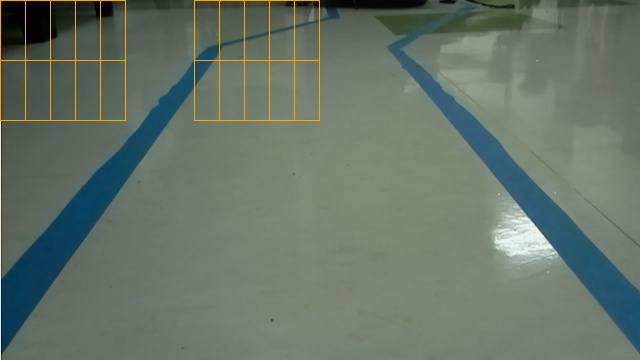
#> input picture research/ESEColorDetection/Data/image_lines241120_145619.jpg, 640 x 360 px
$ python -i my_hand_coded_lane_follower.py   (imports and definitions only)   (older library calls are emulated)
#> lines starting #> are read from the running program, lines starting #| are printed output that depends on the picture; after the words box and inside, x2 and y2 are one past the last pixel; in counts of white or black regions, pixels touching at a corner belong together
#> further down, picture is the input picture: shape (360, 640, 3); mean B, G, R 103.7, 116.6, 102.7
import cv2
import numpy as np
import logging
import math
import datetime
import sys

_SHOW_IMAGE = False


class MyHandCodedLaneFollower(object):

    def __init__(self, car=None):
        logging.info('Creating a HandCodedLaneFollower...')
        self.car = car
        self.curr_steering_angle = 90

    def follow_lane(self, frame):
        # Main entry point of the lane follower
        #show_image("orig", frame)

        frame_lanes, new_steering_angle = pipeline_lane_detector(frame, self.curr_steering_angle)
        self.curr_steering_angle = new_steering_angle

        #cv2.imshow('lanes tracking', frame_lanes)

        if self.car is not None:
            self.car.front_wheels.turn(self.curr_steering_angle)
            #self.car.back_wheels.speed = 0

        return frame_lanes

############################
# Frame processing steps
############################
def draw_patches(img,patch_):
    cv2.line(img,(patch_['x'][0],patch_['y'][0]),(patch_['x'][1],patch_['y'][0]),(0,165,255),1)
    cv2.line(img,(patch_['x'][0],patch_['y'][1]),(patch_['x'][1],patch_['y'][1]),(0,165,255),1)
    cv2.line(img,(patch_['x'][0],patch_['y'][0]),(patch_['x'][0],patch_['y'][1]),(0,165,255),1)
    cv2.line(img,(patch_['x'][1],patch_['y'][0]),(patch_['x'][1],patch_['y'][1]),(0,165,255),1)
    return img

def get_centroids_from_patches(list_lines,patch_):
    centroids = {'bottom': np.zeros((1,2)),'top': np.zeros((1,2))}
    velocity = (None,None)

    for line in list_lines:
        x1,y1,x2,y2 = line[0]
        if x1>=patch_['x'][0] and x1<=patch_['x'][1] and y1<=patch_['y'][0] and y1>=patch_['y'][1]:
            if x2>=patch_['x'][0] and x2<=patch_['x'][1] and y2<=patch_['y'][0] and y2>=patch_['y'][1]:
                centroids['bottom'] = np.vstack((centroids['bottom'],np.array([x1,y1])))
                centroids['top'] = np.vstack((centroids['top'],np.array([x2,y2])))

    centroids['bottom'] = centroids['bottom'][1:,:]
    centroids['top'] = centroids['top'][1:,:]

    if len(centroids['bottom'])>0:
        for arrow_side in ['bottom','top']:
                centroids[arrow_side] = np.mean(centroids[arrow_side],axis=0)

        if centroids['bottom'][1] <= centroids['top'][1]:
            velocity = (centroids['bottom'][0]-centroids['top'][0], centroids['bottom'][1]-centroids['top'][1])
        else:
            velocity = (centroids['top'][0]-centroids['bottom'][0], centroids['top'][1]-centroids['bottom'][1])

        for arrow_side in ['bottom','top']:
            centroids[arrow_side] = [int(np.round(a)) for a in centroids[arrow_side]]

        empty_bool = False

    else:
        empty_bool = True

    return centroids, velocity, empty_bool

def stabilize_steering_angle(curr_steering_angle, last_steering_angle=None, alpha=0.2):
    if last_steering_angle is None:
        return int(curr_steering_angle)
    else:
        if 135-last_steering_angle<=5 and curr_steering_angle>= last_steering_angle:
            return np.clip(int(alpha * curr_steering_angle + (1.-alpha) * last_steering_angle),last_steering_angle-1,last_steering_angle+1)
        elif last_steering_angle-55<=5 and curr_steering_angle<= last_steering_angle:
            return np.clip(int(alpha * curr_steering_angle + (1.-alpha) * last_steering_angle),last_steering_angle-1,last_steering_angle+1)
        else:
            return np.clip(int(alpha * curr_steering_angle + (1.-alpha) * last_steering_angle),last_steering_angle-3,last_steering_angle+3)

def pipeline_lane_detector(frame_, past_steering_angle=None):

    row_threshold = 120

    img_rgb = cv2.cvtColor(frame_, cv2.COLOR_BGR2RGB)
    img_top_half_bgr = frame_[:-row_threshold,:]
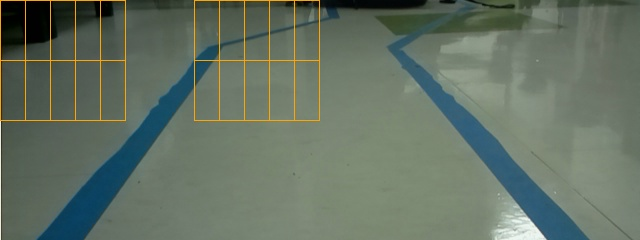
#> img_top_half_bgr: shape (240, 640, 3); mean B, G, R 99.8, 113.6, 100.5

    img_hsv = cv2.cvtColor(img_rgb, cv2.COLOR_RGB2HSV)
#> img_hsv: shape (360, 640, 3); mean H, S, V 57.7, 52, 119.2

    img_bottom_half_bgr = cv2.cvtColor(img_rgb[-row_threshold:,:], cv2.COLOR_RGB2BGR)
    img_crop_hsv = img_hsv[-row_threshold:,:]
#> img_crop_hsv: shape (120, 640, 3); mean H, S, V 58.8, 48.1, 125

    bound = (np.array([0, 0, 0]), np.array([255, 255, 50]))

    mask = cv2.inRange(img_crop_hsv, bound[0], bound[1])
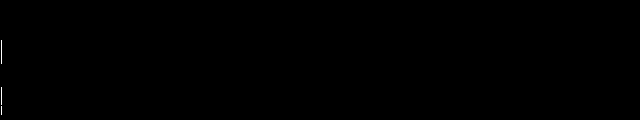
#> mask: shape (120, 640); 0.07% white in thin lines or dots, all inside (x1, y1, x2, y2) = (1, 40, 2, 115)

    #mask_blurred = cv2.blur(mask,(5,5))

    mask_edges = cv2.Canny(mask, 200, 400)
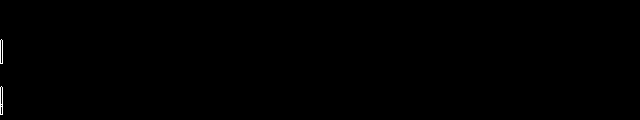
#> mask_edges: shape (120, 640); 0.14% white in thin lines or dots, all inside (x1, y1, x2, y2) = (0, 39, 3, 115)

    minLineLength = 12
    maxLineGap = 3
    min_threshold = 5
    lines = cv2.HoughLinesP(mask_edges,1,np.pi/180,min_threshold,minLineLength,maxLineGap)
#> lines = [[0, 63, 0, 40], [0, 114, 0, 87], [2, 114, 2, 87], [2, 63, 2, 40]]
    list_patch = [{'x': (0,25),'y': (120,100)}, {'x': (25,50),'y': (120,100)}, {'x': (50,75),'y': (120,100)},{'x': (75,100),'y': (120,100)}, {'x': (100,125),'y': (120,100)}]
    list_patch += [{'x': (194,219),'y': (120,100)},{'x': (219,244),'y': (120,100)}, {'x': (244,269),'y': (120,100)}, {'x': (269,294),'y': (120,100)},{'x': (294,319),'y': (120,100)}]

    list_patch += [{'x': (0,25),'y': (100,75)}, {'x': (25,50),'y': (100,75)}, {'x': (50,75),'y': (100,75)},{'x': (75,100),'y': (100,75)}, {'x': (100,125),'y': (100,75)}]
    list_patch += [{'x': (194,219),'y': (100,75)},{'x': (219,244),'y': (100,75)}, {'x': (244,269),'y': (100,75)}, {'x': (269,294),'y': (100,75)},{'x': (294,319),'y': (100,75)}]

    list_patch += [{'x': (0,25),'y': (75,50)}, {'x': (25,50),'y': (75,50)}, {'x': (50,75),'y': (75,50)},{'x': (75,100),'y': (75,50)}, {'x': (100,125),'y': (75,50)}]
    list_patch += [{'x': (194,219),'y': (75,50)},{'x': (219,244),'y': (75,50)}, {'x': (244,269),'y': (75,50)}, {'x': (269,294),'y': (75,50)},{'x': (294,319),'y': (75,50)}]

    list_patch += [{'x': (75,100),'y': (50,25)}, {'x': (100,125),'y': (50,25)}]
    list_patch += [{'x': (194,219),'y': (50,25)},{'x': (219,244),'y': (50,25)}]

    list_patch += [{'x': (100,125),'y': (25,0)}]
    list_patch += [{'x': (194,219),'y': (25,0)}]

    for patch in list_patch:
        img_bottom_half_bgr = draw_patches(img_bottom_half_bgr, patch)
#> this loop made 36 passes
#> pass 1, in pipeline_lane_detector, `img_bottom_half_bgr = draw_patches(img_bottom_half_bgr, patch)`:
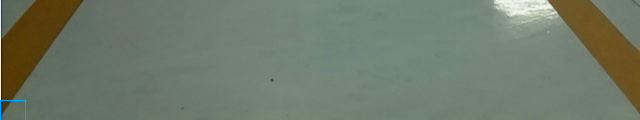
#> img_bottom_half_bgr: shape (120, 640, 3); mean R, G, B 111.3, 122.5, 107.1
#> pass 3, in pipeline_lane_detector, `img_bottom_half_bgr = draw_patches(img_bottom_half_bgr, patch)`:
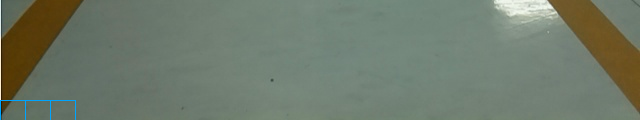
#> img_bottom_half_bgr: shape (120, 640, 3); mean R, G, B 111.2, 122.5, 107.2
#> after the loop:
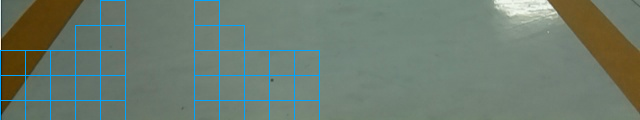
#> img_bottom_half_bgr: shape (120, 640, 3); 2.35% of pixels changed, all inside (x1, y1, x2, y2) = (0, 0, 320, 120)

    if lines is None:
        return frame_, past_steering_angle
    else:
        X_left=np.zeros((1,2))
        X_right=np.zeros((1,2))
        n_right_side_right_dir = 0
        n_right_side_left_dir = 0
        n_left_side_right_dir = 0
        n_left_side_left_dir = 0
        for patch in list_patch:
            centroids, velocity, empty_bool = get_centroids_from_patches(lines, patch)
            if not empty_bool:
                if velocity[1] < -0.25 and centroids['bottom'][0]>160: #velocity[0] < -0.25 and
                    X_right = np.vstack((X_right, centroids['bottom']))
                    n_right_side_left_dir += int(velocity[0] < -0.25)
                    n_right_side_right_dir += int(velocity[0] >= -0.25)
                elif velocity[1] < -0.25 and centroids['bottom'][0]<160: #velocity[0] > 0.25 and
                    X_left = np.vstack((X_left, centroids['bottom']))
                    n_left_side_left_dir += int(velocity[0] < -0.25)
                    n_left_side_right_dir += int(velocity[0] >= -0.25)
#> after the loop, n_left_side_left_dir = 0; n_left_side_right_dir = 0; n_right_side_left_dir = 0; n_right_side_right_dir = 0

        if n_right_side_right_dir>=n_right_side_left_dir:
            right_side_dir = ('right', n_right_side_right_dir)
#> right_side_dir = ('right', 0)
        else:
            right_side_dir = ('left', n_right_side_left_dir)

        if n_left_side_right_dir>=n_left_side_left_dir:
            left_side_dir = ('right', n_left_side_right_dir)
#> left_side_dir = ('right', 0)
        else:
            left_side_dir = ('left', n_left_side_left_dir)

        if right_side_dir[0] == 'right' and left_side_dir[0] == 'right':
            X_right=np.zeros((1,2))

        if right_side_dir[0] == 'left' and left_side_dir[0] == 'left':
            X_left=np.zeros((1,2))

        X_left = X_left[1:,:]
        X_right = X_right[1:,:]

        if len(X_right)>1:
            right_lane = np.polyfit(X_right[:,0],X_right[:,1],1,w=X_right[:,1])
            y1 = right_lane[0] * 219 + right_lane[1]
            y2 = right_lane[0] * 319 + right_lane[1]
            cv2.line(img_bottom_half_bgr,(219,int(y1)),(319,int(y2)),(150,50,240),5) #150,50,255

            x_start_right = int((25 - right_lane[1])/(right_lane[0]+0.001))
        if len(X_left)>1:

            left_lane = np.polyfit(X_left[:,0],X_left[:,1],1,w=X_left[:,1])
            y1 = left_lane[0] * 0 + left_lane[1]
            y2 = left_lane[0] * 100 + left_lane[1]
            cv2.line(img_bottom_half_bgr,(0,int(y1)),(100,int(y2)),(150,50,240),5)

            x_start_left = int((25 - left_lane[1])/(left_lane[0]+0.001))

        if len(X_right)>1 and len(X_left)>1:
            mid_star = 0.5 * (x_start_right + x_start_left)
            cv2.line(img_bottom_half_bgr,(int(np.clip(mid_star,-10000,10000)),25),(160,100),(0,0,255),5)
        elif len(X_right)>1 and len(X_left)==0:
            #mid_star = 25/right_lane[0] - 160 - right_lane[1]/right_lane[0]
            mid_star = (25-100)/right_lane[0] + 160
            cv2.line(img_bottom_half_bgr,(int(np.clip(mid_star,-10000,10000)),25),(160,100),(0,0,255),5)
        elif len(X_right)==0 and len(X_left)>1:
            mid_star = (25-100)/left_lane[0] + 160
            cv2.line(img_bottom_half_bgr,(int(np.clip(mid_star,-10000,10000)),25),(160,100),(0,0,255),5)
        else:
            mid_star = 159

        if np.abs(mid_star-160)<2:
            steering_angle = 90
        else:
            steering_angle = 90 + np.degrees(np.arctan((mid_star-160)/75.))
            steering_angle = np.clip(steering_angle,55, 135)

        stable_steering_angle = stabilize_steering_angle(steering_angle,past_steering_angle)

        # setup text
        font = cv2.FONT_HERSHEY_SIMPLEX
        text = str(stable_steering_angle)
        # get boundary of this text
        textsize = cv2.getTextSize(text, font, 1, 2)[0]
        # get coords based on boundary
        textX = 110
        textY = 30
        # add text centered on image
        cv2.putText(img_bottom_half_bgr, text, (textX, textY ), font, 1, (0, 0, 255), 2)
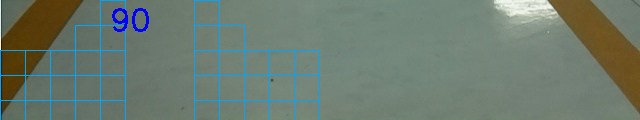
#> img_bottom_half_bgr: shape (120, 640, 3); 0.46% of pixels changed, all inside (x1, y1, x2, y2) = (112, 8, 149, 32)

        new_frame = np.concatenate((img_top_half_bgr, img_bottom_half_bgr), axis=0)
        return new_frame, stable_steering_angle


# [4 lines not run here, left out]

>>> import cv2
>>> picture = cv2.imread('../../ESEColorDetection/Data/image_lines241120_145619.jpg')
>>> result = pipeline_lane_detector(picture)
